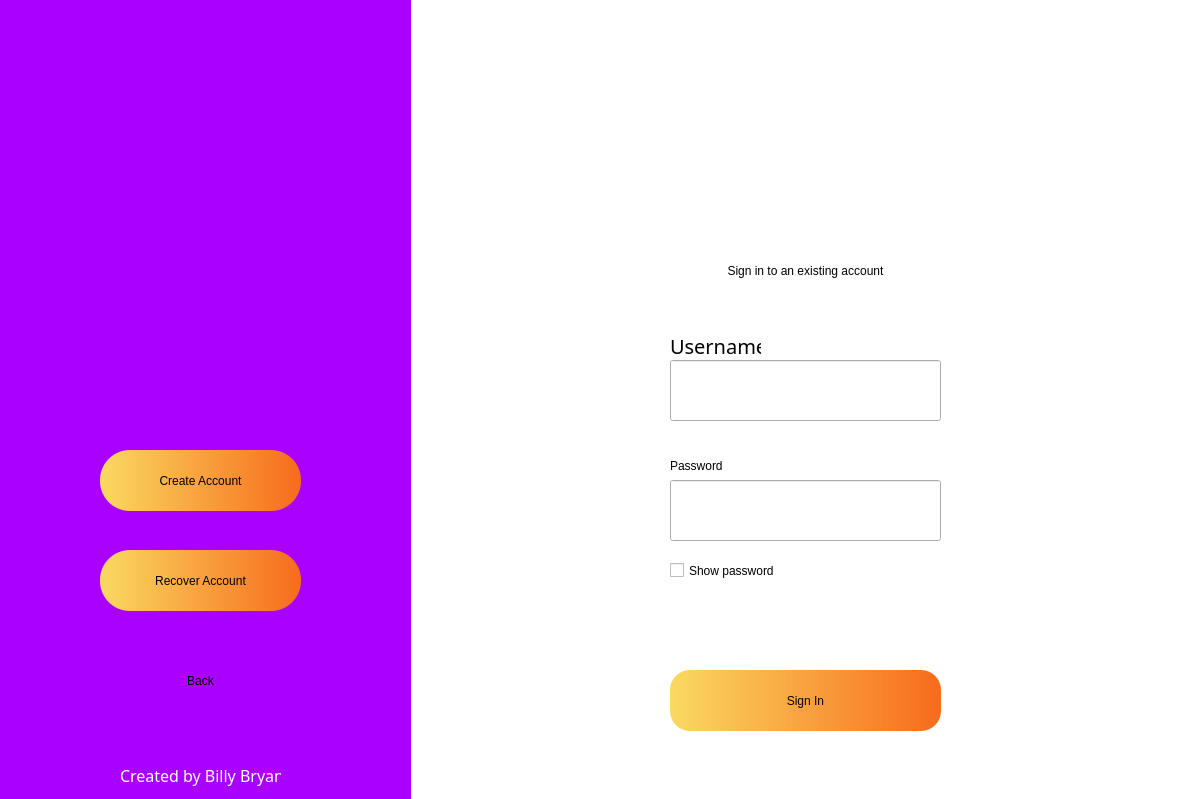
<?xml version="1.0" encoding="UTF-8"?>
<ui version="4.0">
 <class>MainWindow</class>
 <widget class="QMainWindow" name="MainWindow">
  <property name="geometry">
   <rect>
    <x>0</x>
    <y>0</y>
    <width>1200</width>
    <height>799</height>
   </rect>
  </property>
  <property name="windowTitle">
   <string>MainWindow</string>
  </property>
  <widget class="QWidget" name="centralwidget">
   <widget class="QWidget" name="bgwidget" native="true">
    <property name="geometry">
     <rect>
      <x>0</x>
      <y>0</y>
      <width>1200</width>
      <height>800</height>
     </rect>
    </property>
    <property name="styleSheet">
     <string notr="true">QWidget#bgwidget{
background-color: rgb(255, 255, 255)}
</string>
    </property>
    <widget class="QPushButton" name="signInButton">
     <property name="geometry">
      <rect>
       <x>670</x>
       <y>670</y>
       <width>271</width>
       <height>61</height>
      </rect>
     </property>
     <property name="styleSheet">
      <string notr="true">QPushButton#signInButton {
    border-radius: 20px;
    background-color: qlineargradient(spread:pad, x1:0, y1:0, x2:1, y2:0, stop:0 rgba(250, 217, 97, 255), stop:1 rgba(247, 107, 28, 255));
    font: 75 17pt &quot;Berlin Sans FB&quot;;
}

QPushButton#signInButton:hover {

	background-color: qlineargradient(spread:pad, x1:0, y1:0, x2:1, y2:0, stop:0 	 		rgba(176, 149, 53, 255), stop:1 rgba(173, 74, 0, 255));
}
</string>
     </property>
     <property name="text">
      <string>Sign In</string>
     </property>
    </widget>
    <widget class="QLabel" name="label_2">
     <property name="geometry">
      <rect>
       <x>675</x>
       <y>40</y>
       <width>241</width>
       <height>181</height>
      </rect>
     </property>
     <property name="text">
      <string/>
     </property>
     <property name="pixmap">
      <pixmap>Sprites/icons/user (6).png</pixmap>
     </property>
    </widget>
    <widget class="QLineEdit" name="passwordTxtInput">
     <property name="geometry">
      <rect>
       <x>670</x>
       <y>480</y>
       <width>271</width>
       <height>61</height>
      </rect>
     </property>
     <property name="font">
      <font>
       <pointsize>14</pointsize>
      </font>
     </property>
     <property name="placeholderText">
      <string/>
     </property>
    </widget>
    <widget class="QLineEdit" name="usernameTxtInput">
     <property name="geometry">
      <rect>
       <x>670</x>
       <y>360</y>
       <width>271</width>
       <height>61</height>
      </rect>
     </property>
     <property name="font">
      <font>
       <pointsize>14</pointsize>
      </font>
     </property>
     <property name="placeholderText">
      <string/>
     </property>
    </widget>
    <widget class="QLabel" name="label_4">
     <property name="geometry">
      <rect>
       <x>640</x>
       <y>240</y>
       <width>331</width>
       <height>61</height>
      </rect>
     </property>
     <property name="styleSheet">
      <string notr="true">font: 75 20pt &quot;Berlin Sans FB&quot;; color: rgb(0, 0, 0)</string>
     </property>
     <property name="text">
      <string>Sign in to an existing account</string>
     </property>
     <property name="alignment">
      <set>Qt::AlignCenter</set>
     </property>
    </widget>
    <widget class="QLabel" name="label_6">
     <property name="geometry">
      <rect>
       <x>670</x>
       <y>330</y>
       <width>91</width>
       <height>31</height>
      </rect>
     </property>
     <property name="font">
      <font>
       <family>Berlin Sans FB</family>
       <pointsize>15</pointsize>
       <weight>9</weight>
       <italic>false</italic>
       <bold>false</bold>
      </font>
     </property>
     <property name="styleSheet">
      <string notr="true">font: 75 15pt &quot;Berlin Sans FB&quot;; color: rgb(0, 0, 0)</string>
     </property>
     <property name="text">
      <string>Username</string>
     </property>
     <property name="alignment">
      <set>Qt::AlignLeading|Qt::AlignLeft|Qt::AlignVCenter</set>
     </property>
    </widget>
    <widget class="QLabel" name="label_7">
     <property name="geometry">
      <rect>
       <x>670</x>
       <y>450</y>
       <width>91</width>
       <height>31</height>
      </rect>
     </property>
     <property name="styleSheet">
      <string notr="true">font: 75 15pt &quot;Berlin Sans FB&quot;; color: rgb(0, 0, 0)</string>
     </property>
     <property name="text">
      <string>Password</string>
     </property>
     <property name="alignment">
      <set>Qt::AlignLeading|Qt::AlignLeft|Qt::AlignVCenter</set>
     </property>
    </widget>
    <widget class="QLabel" name="errorLabel">
     <property name="geometry">
      <rect>
       <x>660</x>
       <y>610</y>
       <width>301</width>
       <height>21</height>
      </rect>
     </property>
     <property name="styleSheet">
      <string notr="true">font: 12pt &quot;MS Shell Dlg 2&quot;; color:red;</string>
     </property>
     <property name="text">
      <string/>
     </property>
     <property name="alignment">
      <set>Qt::AlignCenter</set>
     </property>
    </widget>
    <widget class="QCheckBox" name="showPasswordCheckBox">
     <property name="geometry">
      <rect>
       <x>670</x>
       <y>550</y>
       <width>131</width>
       <height>41</height>
      </rect>
     </property>
     <property name="styleSheet">
      <string notr="true">font: 75 12pt &quot;Berlin Sans FB&quot;; color: rgb(0, 0, 0)</string>
     </property>
     <property name="text">
      <string>Show password</string>
     </property>
    </widget>
    <widget class="QWidget" name="widget" native="true">
     <property name="geometry">
      <rect>
       <x>0</x>
       <y>-10</y>
       <width>411</width>
       <height>811</height>
      </rect>
     </property>
     <property name="styleSheet">
      <string notr="true">background-color: rgb(170, 0, 255);</string>
     </property>
     <widget class="QLabel" name="label_5">
      <property name="geometry">
       <rect>
        <x>-10</x>
        <y>10</y>
        <width>471</width>
        <height>431</height>
       </rect>
      </property>
      <property name="text">
       <string/>
      </property>
      <property name="pixmap">
       <pixmap>QR_CODES/githubWhite.png</pixmap>
      </property>
     </widget>
     <widget class="QPushButton" name="recoverAccountButton">
      <property name="geometry">
       <rect>
        <x>100</x>
        <y>560</y>
        <width>201</width>
        <height>61</height>
       </rect>
      </property>
      <property name="styleSheet">
       <string notr="true">QPushButton#recoverAccountButton {
border-radius: 30px;
background-color: qlineargradient(spread:pad, x1:0, y1:0, x2:1, y2:0, stop:0 rgba(250, 217, 97, 255), stop:1 rgba(247, 107, 28, 255));
font: 75 17pt &quot;Berlin Sans FB&quot;;
}


QPushButton#recoverAccountButton:hover {
background-color: qlineargradient(spread:pad, x1:0, y1:0, x2:1, y2:0, stop:0 	 		rgba(176, 149, 53, 255), stop:1 rgba(173, 74, 0, 255));
}
</string>
      </property>
      <property name="text">
       <string>Recover Account</string>
      </property>
     </widget>
     <widget class="QPushButton" name="createAccountButton">
      <property name="geometry">
       <rect>
        <x>100</x>
        <y>460</y>
        <width>201</width>
        <height>61</height>
       </rect>
      </property>
      <property name="styleSheet">
       <string notr="true">QPushButton#createAccountButton {
border-radius: 30px;
    background-color: qlineargradient(spread:pad, x1:0, y1:0, x2:1, y2:0, stop:0 rgba(250, 217, 97, 255), stop:1 rgba(247, 107, 28, 255));
    font: 75 17pt &quot;Berlin Sans FB&quot;;
}

QPushButton#createAccountButton:hover {

	background-color: qlineargradient(spread:pad, x1:0, y1:0, x2:1, y2:0, stop:0 	 		rgba(176, 149, 53, 255), stop:1 rgba(173, 74, 0, 255));
}
</string>
      </property>
      <property name="text">
       <string>Create Account</string>
      </property>
     </widget>
     <widget class="QLabel" name="label_13">
      <property name="geometry">
       <rect>
        <x>120</x>
        <y>770</y>
        <width>161</width>
        <height>31</height>
       </rect>
      </property>
      <property name="font">
       <font>
        <family>Berlin Sans FB</family>
        <pointsize>12</pointsize>
        <weight>9</weight>
        <italic>false</italic>
        <bold>false</bold>
       </font>
      </property>
      <property name="styleSheet">
       <string notr="true">font: 75 12pt &quot;Berlin Sans FB&quot;;
color: rgb(255, 255, 255);
background-color: transparent;

</string>
      </property>
      <property name="text">
       <string>Created by Billy Bryant</string>
      </property>
     </widget>
     <widget class="QPushButton" name="backButton">
      <property name="geometry">
       <rect>
        <x>100</x>
        <y>660</y>
        <width>201</width>
        <height>61</height>
       </rect>
      </property>
      <property name="styleSheet">
       <string notr="true">QPushButton#backButton{
	border-radius: 30px;
	background-color: qlineargradient(spread:pad, x1:0, y1:0, x2:1, y2:0, stop:0 			rgba(250, 217, 97, 255), stop:1 rgba(247, 107, 28, 255));
	font: 75 17pt &quot;Berlin Sans FB&quot;;
} 

QPushButton#backButton:hover {

	background-color: qlineargradient(spread:pad, x1:0, y1:0, x2:1, y2:0, stop:0 rgba(176, 149, 53, 255), stop:1 rgba(173, 74, 0, 255));
}</string>
      </property>
      <property name="text">
       <string>Back</string>
      </property>
     </widget>
    </widget>
   </widget>
  </widget>
 </widget>
 <resources/>
 <connections/>
</ui>
